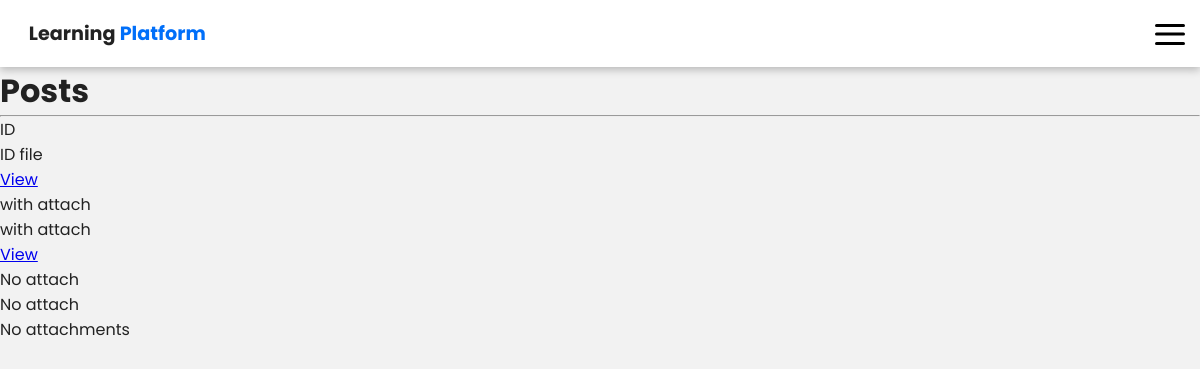
Page /viewposts.php (signed in) on the committed database.
### tables this page shows
CREATE TABLE `posts` (
  `PostID` int(11) NOT NULL,
  `Header` varchar(40) NOT NULL,
  `Description` varchar(255) NOT NULL,
  `attachments` varchar(255) DEFAULT NULL
);

### viewposts.php (the view, shortened to what this page needs)
<html lang="en">
<head>
    <link rel="stylesheet" href="styles.css">
    <link rel="stylesheet" href="nav-style.css">
</head>
<body>
    <?php
        $li = false;
        if(isset($_SESSION['loggedin'])){
            $li = $_SESSION['loggedin'];}
        if($li){
            echo "<h1>Posts</h1><hr>";
            include "configusers.php";
            $viewpostssql = "SELECT * FROM posts ORDER BY PostID DESC";
            $res = mysqli_query($db, $viewpostssql);
            $resultCheck = mysqli_num_rows($res);
            if($resultCheck>0){
                while ($row = mysqli_fetch_array($res)){
                    echo $row['Header']."<br>";
                    echo $row['Description']."<br>";
                    $f = $row['attachments'];
                    $fn = substr($f,12);
                    if($fn == ""){
                        echo "No attachments"."<br>";
                    }
                     else {
                        echo '<a href="https://localhost/TCD/'.$row['attachments'].'">View</a><br>';
                     }
                }
            } else {
                echo "<div class='pop-up'>No posts yet</div>";
            }
        }else{
            echo "Access denied<br>";
            echo '<a href="signin.php">Go Home</a><br>';;
        }
    ?>
</body>
</html>

### styles.css (style rules this page uses)
:root { --background-color: #F2F2F2; --dark-grey:#222222; --light-grey: #dddddd; --primary-color: #006ff9; --secondary-color: #005ff3; --primary-color-light: #85bcff; }
* { margin: 0; padding: 0; box-sizing: border-box; }
body { font-family: "Poppins"; min-width: 370px; max-height: 900px; overflow-x: hidden; }
::placeholder { font-size: 0.7rem; font-family: "Roboto"; color: #adadad; }
@media screen and (min-width: 600px) { ::placeholder { font-size: 0.9em; } }

### nav-style.css (style rules this page uses)
:root { --background-color: #F2F2F2; --dark-grey:#222222; --light-grey: #272727; --primary-color: #006ff9; --secondary-color: #005ff3; }
* { margin: 0; padding: 0; }
body { font-family: "Poppins"; background-color: var(--background-color); color: var(--dark-grey); min-width: 370px; overflow-x: hidden; }
.nav { display: flex; padding: 0; background-color: white; -webkit-box-shadow: rgba(0, 0, 0, 0.24) 0px 3px 8px; box-shadow: rgba(0, 0, 0, 0.24) 0px 3px 8px; align-items: center; }
.nav .logo { margin: 1em 1.5em; font-size: 1.2em; }
.nav .logo span { color:#006ff9; }
* { margin:0; padding:0; box-sizing:border-box; }
.menu { z-index: 999; width:40px; height:40px; border-radius:5px; cursor:pointer; margin: 10px; display: flex; justify-content: center; align-items: center; margin-left:auto; }
.menu div { width:30px; height:30px; position: relative; }
.menu span { width:30px; background:black; height:3px; border-radius:5px; display:block; position: absolute; top: 50%; left: 50%; transform: translate(-50%, -50%); transition: transform 0.5s, width 0.5s; }
.menu #line1 { transform: translate(-50%,-10px); }
.menu #line3 { transform: translate(-50%,8px); }

### rows in the picture
posts: Header "ID", Description "ID file"
posts: Header "with attach", Description "with attach"
posts: Header "No attach", Description "No attach", attachments "No attachments"
